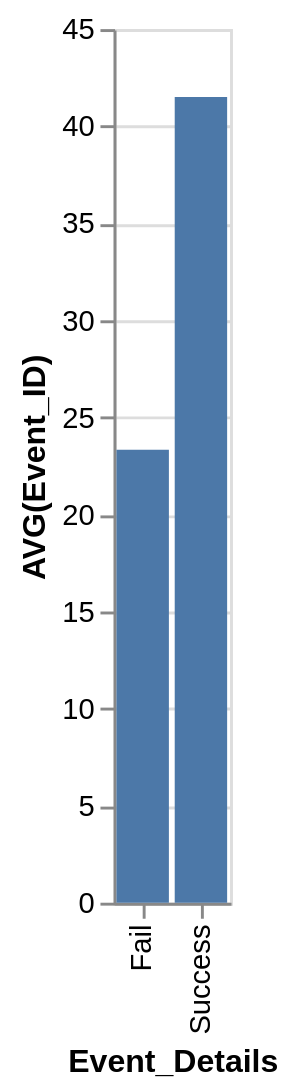

The specification (Vega-Lite) saved for this image:
### Vega-Lite specification from a JSON file in a GitHub repository (floating-point values rounded to 4 significant figures)
{"data": {"values": [{"x_data": "Fail", "y_data": 23.33}, {"x_data": "Success", "y_data": 41.5}]}, "mark": "bar", "encoding": {"x": {"field": "x_data", "type": "nominal", "title": "Event_Details", "sort": "ascending"}, "y": {"field": "y_data", "type": "quantitative", "title": "AVG(Event_ID)"}}}
